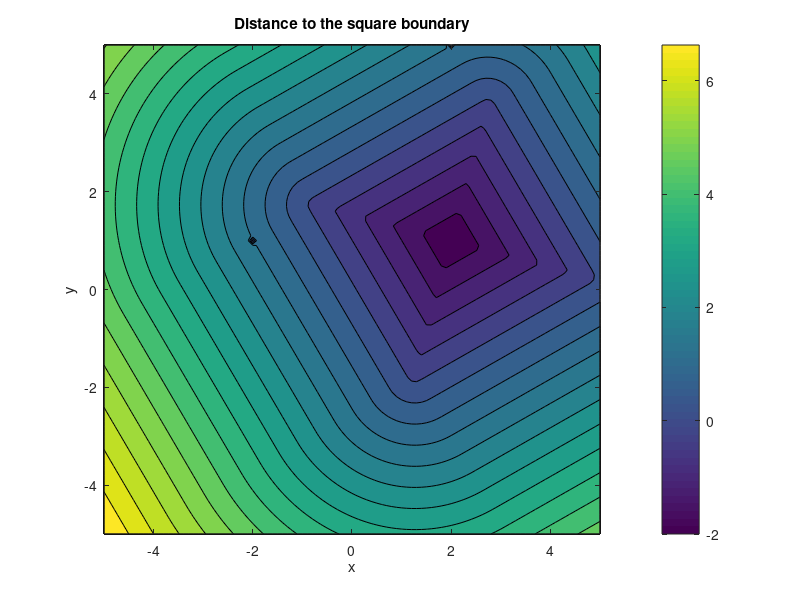

Recreate this plot in MATLAB.
format long

u = 2%+eps*10e5;
v = 1%+eps*10e5;
r = 4%+eps*10e5;
theta = pi/6 %0%pi/3% pi/6+eps*10e5;

x = -5:1:5
y = -5:1:5


function [P1_rot,P2_rot,P3_rot,P4_rot] = get_rotated_vertex_coordinates(u, v, r, theta)
    P1 = [u - r/2, v - r/2];
    P2 = [u + r/2, v - r/2];
    P3 = [u + r/2, v + r/2];
    P4 = [u - r/2, v + r/2];
    R = [cos(theta), -sin(theta); sin(theta), cos(theta)];

    rotate_point = @(P) R * (P' - [u; v]) + [u; v];


    P1_rot = rotate_point(P1);
    P2_rot = rotate_point(P2);
    P3_rot = rotate_point(P3);
    P4_rot = rotate_point(P4);

end


function isInside = isPointInside(u, v, r, theta, x, y)
    point = [x; y];
    R_inv = [cos(-theta), -sin(-theta); sin(-theta), cos(-theta)];
    point_rel = point - [u; v];
    point_rot = R_inv * point_rel;

    if abs(point_rot(1)) < r/2 && abs(point_rot(2)) < r/2
        isInside = -1;
    elseif abs(point_rot(1)) == r/2 || abs(point_rot(2)) == r/2
        isInside = 0;
    else
        isInside=1
    end
end
function distance = distance_two_points(x1, y1, x2, y2)
    distance = sqrt((x1 - x2)^2 + (y1 - y2)^2);
end

function distance_value = sdsquare_add(u, v, r, theta, x, y)
    npoints = 2;
    distance_value = inf;
    distance_value_new = 0;

    [P1_rot, P2_rot, P3_rot, P4_rot] =  get_rotated_vertex_coordinates(u, v, r, theta);
    %figure;
    %hold on;
    %plot([P1_rot(1), P2_rot(1), P3_rot(1), P4_rot(1), P1_rot(1)], [P1_rot(2), P2_rot(2), P3_rot(2), P4_rot(2), P1_rot(2)], 'r-', 'LineWidth', 2);
    %plot(x, y, 'bo-')
    %pause;
    while abs((distance_value) - (distance_value_new)) > 1e-3
        distance_value = distance_value_new

        x_bottom = linspace(P1_rot(1), P2_rot(1), npoints);
        y_bottom = linspace(P1_rot(2), P2_rot(2), npoints);

        x_right = linspace(P2_rot(1), P3_rot(1), npoints);
        y_right = linspace(P2_rot(2), P3_rot(2), npoints);

        x_top = linspace(P3_rot(1), P4_rot(1), npoints);
        y_top = linspace(P3_rot(2), P4_rot(2), npoints);

        x_left = linspace(P4_rot(1), P1_rot(1), npoints);
        y_left = linspace(P4_rot(2), P1_rot(2), npoints);

        points_x = [x_bottom, x_right, x_top,  x_left ];
        points_y =[y_bottom, y_right, y_top,  y_left ];

        distance_new = zeros(length(points_x), 1);
        for i = 1:length(points_x)
            distance_new(i) = distance_two_points(x, y, points_x(i),  points_y(i));
        end

        [distance_value_new, min_index] = min(distance_new);

        npoints = npoints*2
        abs((distance_value) - (distance_value_new));
    end
    distance_value = distance_value* isPointInside(u, v, r, theta, x, y);

end


function distance_value = sdsquare(u, v, r, theta, x, y)
    point = [x,y];
    R_inv = [cos(-theta), -sin(-theta); sin(-theta), cos(-theta)];

    point_rot = R_inv * (point' - [u; v]) + [u; v];
    [P1_rot,P2_rot,P3_rot,P4_rot] = get_rotated_vertex_coordinates(u, v, r,0)


    if (point_rot(1) > min([P1_rot(1), P2_rot(1), P3_rot(1), P4_rot(1)]) && point_rot(1) < max([P1_rot(1), P2_rot(1), P3_rot(1), P4_rot(1)]))
        in_x = true
    else
        in_x = false
    end
    if (point_rot(2) > min([P1_rot(2), P2_rot(2), P3_rot(2), P4_rot(2)]) && point_rot(2) < max([P1_rot(2), P2_rot(2), P3_rot(2), P4_rot(2)]))
        in_y = true
    else
        in_y = false
    end


    if(~ in_x && ~ in_y)
        distance_value = min([distance_two_points(point_rot(1),point_rot(2),P1_rot(1), P1_rot(2)), distance_two_points(point_rot(1),point_rot(2),P2_rot(1), P2_rot(2)),distance_two_points(point_rot(1),point_rot(2),P3_rot(1), P3_rot(2)),distance_two_points(point_rot(1),point_rot(2),P4_rot(1), P4_rot(2))])
    elseif(~ in_x && in_y)
        distance_value = min([distance_two_points(point_rot(1),point_rot(2),P1_rot(1), point_rot(2)), distance_two_points(point_rot(1),point_rot(2),P2_rot(1), point_rot(2)),distance_two_points(point_rot(1),point_rot(2),P3_rot(1), point_rot(2)),distance_two_points(point_rot(1),point_rot(2),P4_rot(1), point_rot(2))])
    elseif(in_x && ~ in_y)
     distance_value = min([distance_two_points(point_rot(1),point_rot(2),point_rot(1), P1_rot(2)), distance_two_points(point_rot(1),point_rot(2),point_rot(1), P2_rot(2)),distance_two_points(point_rot(1),point_rot(2),point_rot(1), P3_rot(2)),distance_two_points(point_rot(1),point_rot(2),point_rot(1), P4_rot(2))])
    elseif(in_x && in_y)
      x_min_distance = min([distance_two_points(point_rot(1),point_rot(2),P1_rot(1), point_rot(2)), distance_two_points(point_rot(1),point_rot(2),P2_rot(1), point_rot(2)),distance_two_points(point_rot(1),point_rot(2),P3_rot(1), point_rot(2)),distance_two_points(point_rot(1),point_rot(2),P4_rot(1), point_rot(2))])
      y_min_distance = min([distance_two_points(point_rot(1),point_rot(2),point_rot(1), P1_rot(2)), distance_two_points(point_rot(1),point_rot(2),point_rot(1), P2_rot(2)),distance_two_points(point_rot(1),point_rot(2),point_rot(1), P3_rot(2)),distance_two_points(point_rot(1),point_rot(2),point_rot(1), P4_rot(2))])
      distance_value = -min([x_min_distance, y_min_distance])
  else
    distance_value = 0
    end

  if (isPointInside(u, v, r, 0, point_rot(1), point_rot(2))==0)
      distance_value=0
  endif


end

[x, y] = meshgrid(-5:0.1:5, -5:0.1:5);


Z = zeros(size(x));


for i = 1:size(x, 1)
     for j = 1:size(x, 2)
        Z(i, j) = sdsquare(u, v, r, theta , x(i, j), y(i, j));
     end
end


figure;
contourf(x, y, Z, 20);
colorbar;
title('Distance to the square boundary');
xlabel('x');
ylabel('y');
pause;
